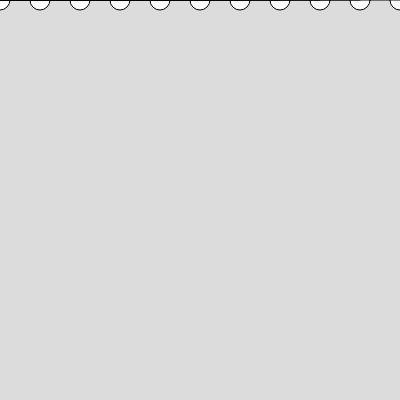
Frame 1 (no input)
Frame 60 (no input): identical to frame 1, image omitted
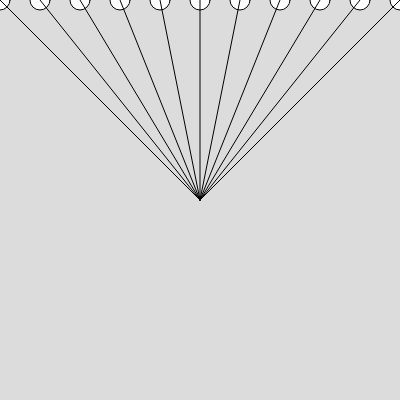
Frame 120 (the mouse pressed at the canvas centre since frame 60)

The p5.js sketch that drew these frames (run headless with seeded random() and noise() and a simulated clock; from frame 60 on, the mouse is pressed at the canvas centre):

// p5.js sketch
// ── sketch.js
// Project Title
// Your Name
// Date

function setup() {
  createCanvas(400, 400);
}

function draw() {
  background(220);
  //top row
  for(let x = 0; x <= width; x+= 40){
    circle(x,0,20);
    line(x,0,mouseX, mouseY);
  }

}
